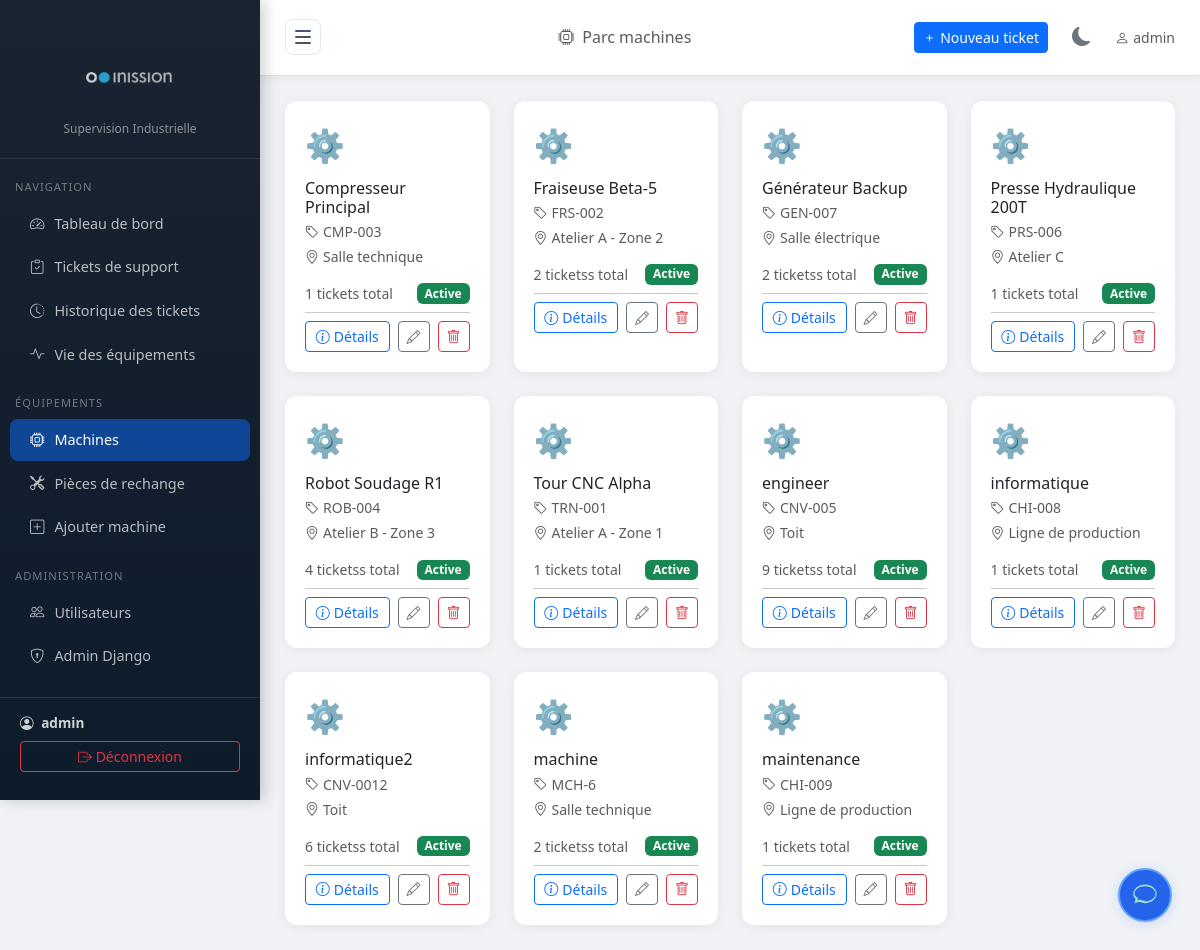
Before: /machines/ (signed in) with the older database file.
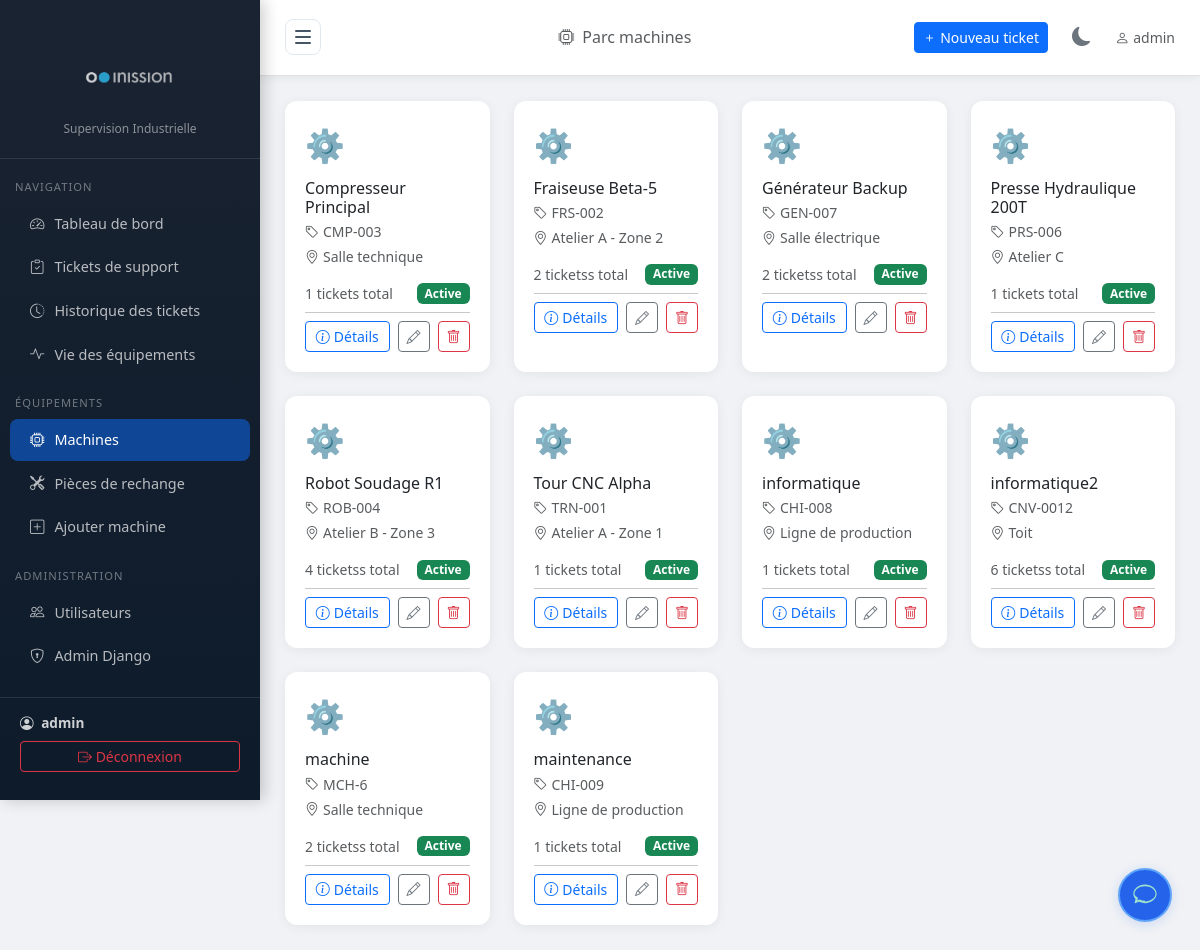
After: the same page with the newer database file.
### tickets/models.py (models this page shows, shortened)
class Machine(models.Model):
    nom = models.CharField(max_length=200, verbose_name="Nom de la machine")
    reference = models.CharField(max_length=100, unique=True, verbose_name="Référence")
    localisation = models.CharField(max_length=200, verbose_name="Localisation / Zone")
    description = models.TextField(blank=True, verbose_name="Description")
    actif = models.BooleanField(default=True, verbose_name="Active")
    date_installation = models.DateField(null=True, blank=True, verbose_name="Date d'installation")
    department = models.ForeignKey('Department', on_delete=models.SET_NULL, null=True, blank=True, verbose_name="Département associé")
    operator = models.ForeignKey('OperatorProfile', on_delete=models.SET_NULL, null=True, blank=True, verbose_name="Opérateur assigné")
    manuel_pdf = models.FileField(upload_to='machines/manuals/', blank=True, null=True, verbose_name="Manuel d'utilisation (PDF)")
    manuel_texte = models.TextField(blank=True, null=True, verbose_name="Manuel d'utilisation (texte)")
    class Meta:
        verbose_name = "Machine"
        verbose_name_plural = "Machines"
        ordering = ['nom']

### tickets/views.py (the view, shortened to what this page needs)
# urls.py: path('machines/', views.machine_list, name='machine_list'),
@login_required
def machine_list(request):
    user = request.user
    profile = getattr(user, 'operatorprofile', None)
    if is_admin_or_supervisor(user):
        if profile and profile.role == 'superviseur' and profile.department:
            machines_qs = Machine.objects.filter(department=profile.department).annotate(
                nb_demandes=Count('ticketsupport'),
                nb_ouvertes=Count('ticketsupport', filter=Q(ticketsupport__statut__in=['en_attente', 'validee', 'en_cours']))
            ).order_by('nom')
        else:
            machines_qs = Machine.objects.annotate(
                nb_demandes=Count('ticketsupport'),
                nb_ouvertes=Count('ticketsupport', filter=Q(ticketsupport__statut__in=['en_attente', 'validee', 'en_cours']))
            ).order_by('nom')
    paginator = Paginator(machines_qs, 24)
    page = request.GET.get('page')
    try:
        machines = paginator.page(page)
    except PageNotAnInteger:
        machines = paginator.page(1)
    except EmptyPage:
        machines = paginator.page(paginator.num_pages)
    return render(request, 'tickets/machine_list.html', {
        'machines': machines,
        'paginator': paginator,
        'sysmon_enabled': getattr(settings, 'SYSMON_ENABLED', False),
        'sysmon_url': getattr(settings, 'SYSMON_URL', 'https://localhost:8888/')
    })

### tickets/templatetags/permissions.py (called while the page is built)
@register.filter
def is_admin_or_supervisor(user):
    if user.is_superuser or user.is_staff:
        return True
    profile = getattr(user, 'operatorprofile', None)
    return profile and profile.role == 'superviseur'

### tickets/views.py (called while the page is built)
def is_admin_or_supervisor(user):
    if user.is_superuser or user.is_staff:
        return True
    profile = getattr(user, 'operatorprofile', None)
    return profile and profile.role == 'superviseur'

### tickets/templates/tickets/machine_list.html (shortened to what this page needs)
{% extends 'tickets/base.html' %}
{% load permissions %}
{% load static %}
{% block page_title %}<i class="bi bi-cpu me-2"></i>Parc machines{% endblock %}
{% block extra_css %}
<link rel="stylesheet" href="{% static 'css/sysmon-modal.css' %}">
{% endblock %}
{% block content %}
<div class="row g-4">
    {% for machine in machines %}
    <div class="col-md-4 col-lg-3">
        <div class="stat-card h-100" data-machine-id="{{ machine.pk }}" style="position:relative;">
            <div style="font-size:2rem;margin-bottom:10px;">
                {% if machine.actif %}⚙️{% else %}🔴{% endif %}
            </div>
            <h6 class="mb-1">{{ machine.nom }}</h6>
            <p class="text-muted small mb-1">
                <i class="bi bi-tag me-1"></i>{{ machine.reference }}
            </p>
            <p class="text-muted small mb-3">
                <i class="bi bi-geo-alt me-1"></i>{{ machine.localisation }}
            </p>
            <div class="d-flex justify-content-between align-items-center">
                <small class="text-muted" data-field="nb_demandes">{{ machine.nb_demandes }} tickets{{ machine.nb_demandes|pluralize }} total</small>
                <span class="badge {% if machine.actif %}bg-success{% else %}bg-secondary{% endif %}" data-field="status">
                    {% if machine.actif %}Active{% else %}Inactive{% endif %}
                </span>
            </div>
            <hr class="my-2">
            <div class="d-flex gap-2">
                <button class="btn btn-sm btn-outline-primary flex-grow-1"
                        data-bs-toggle="modal"
                        data-bs-target="#machineDetailModal"
                        data-machine-id="{{ machine.pk }}">
                    <i class="bi bi-info-circle me-1"></i>Détails
                </button>
                <a href="{% url 'machine_edit' machine.pk %}" class="btn btn-sm btn-outline-secondary">
                    <i class="bi bi-pencil"></i>
                </a>
                {% if user.is_superuser %}
                <a href="{% url 'machine_delete' machine.pk %}" class="btn btn-sm btn-outline-danger"
                   onclick="return confirm('Êtes-vous sûr de vouloir supprimer cette machine ?');">
                    <i class="bi bi-trash"></i>
                </a>
                {% endif %}
            </div>
        </div>
    </div>
    {% empty %}
    <div class="col-12 text-center py-5 text-muted">
        <i class="bi bi-cpu" style="font-size:4rem;display:block;margin-bottom:15px;"></i>
        Aucune machine enregistrée.<br>
        <a href="{% url 'machine_create' %}" class="btn btn-primary mt-3">Ajouter la première machine</a>
    </div>
    {% endfor %}
</div>
{% endblock %}

### tickets/templates/tickets/base.html (shortened to what this page needs)
{% load static %}
{% load permissions %}
<!DOCTYPE html>
<html lang="fr">
<head>
    <link href="https://cdnjs.cloudflare.com/ajax/libs/bootstrap/5.3.2/css/bootstrap.min.css" rel="stylesheet">
    <link href="https://cdnjs.cloudflare.com/ajax/libs/bootstrap-icons/1.11.3/font/bootstrap-icons.min.css" rel="stylesheet">
    {% block extra_css %}{% endblock %}
</head>
<body>
{% if user.is_authenticated %}
<div id="sidebar" class="sidebar d-flex flex-column">
    <div class="sidebar-inner">
    <div class="sidebar-brand flex-shrink-0">
        <img src="{% static 'img/inission.png' %}" alt="Inission Logo" class="brand-icon" style="background: none; width: 150px; height: 100px; object-fit: contain; border-radius: 12px; border: none; box-shadow: none; display: flex; align-items: center; justify-content: center; margin: 0 auto 0;" />
        <small style="margin-top: 0; display: block;">Supervision Industrielle</small>
    </div>
    <nav class="mt-2 flex-grow-1">
        <div class="sidebar-section">Navigation</div>
        <a href="{% url 'dashboard' %}" class="nav-link {% if request.resolver_match.url_name == 'dashboard' %}active{% endif %}">
            <i class="bi bi-speedometer2"></i><span>Tableau de bord</span>
        </a>
        <a href="{% url 'demande_dashboard' %}" class="nav-link {% if 'demande' in request.resolver_match.url_name %}active{% endif %}">
            <i class="bi bi-clipboard-check"></i><span>Tickets de support</span>
        </a>
            <a href="{% url 'ticket_history_list' %}" class="nav-link {% if request.resolver_match.url_name == 'ticket_history_list' %}active{% endif %}">
                <i class="bi bi-clock-history"></i><span>Historique des tickets</span>
            </a>
        <a href="{% url 'viee_dashboard' %}" class="nav-link {% if 'viee' in request.resolver_match.url_name %}active{% endif %}">
            <i class="bi bi-activity"></i><span>Vie des équipements</span>
        </a>
        {% if user|is_admin_or_supervisor %}
        <div class="sidebar-section">Équipements</div>
        <a href="{% url 'machine_list' %}" class="nav-link {% if 'machine' in request.resolver_match.url_name %}active{% endif %}">
            <i class="bi bi-cpu"></i><span>Machines</span>
        </a>
            <a href="{% url 'machine_spare_parts' %}" class="nav-link {% if request.resolver_match.url_name == 'machine_spare_parts' %}active{% endif %}">
                <i class="bi bi-tools"></i><span>Pièces de rechange</span>
            </a>
        <a href="{% url 'machine_create' %}" class="nav-link">
            <i class="bi bi-plus-square"></i><span>Ajouter machine</span>
        </a>
        {% endif %}
        {% if user.is_staff %}
        <div class="sidebar-section">Administration</div>
        <a href="{% url 'user_list' %}" class="nav-link {% if 'user' in request.resolver_match.url_name %}active{% endif %}">
            <i class="bi bi-people"></i><span>Utilisateurs</span>
        </a>
        <a href="/admin/" class="nav-link">
            <i class="bi bi-shield-lock"></i><span>Admin Django</span>
        </a>
        {% endif %}
    </nav>
    <div class="sidebar-footer flex-shrink-0">
        <div class="user-info">
            <i class="bi bi-person-circle me-1"></i>
            <strong>{{ user.get_full_name|default:user.username }}</strong>
        </div>
        <form action="{% url 'logout' %}" method="post" style="margin-top:8px;">
            <button type="submit" class="btn btn-sm btn-outline-danger w-100">
                <i class="bi bi-box-arrow-right"></i> <span>Déconnexion</span>
            </button>
        </form>
    </div>
    </div>
</div>
<div id="main" class="main-content">
    <div class="topbar">
        <button id="toggle-btn" onclick="toggleSidebar()">
            <span></span>
            <span></span>
            <span></span>
        </button>
        <h6 class="mb-0 text-muted">{% block page_title %}{% endblock %}</h6>
        <div class="d-flex align-items-center gap-3">
            <a href="{% url 'demande_create' %}" class="btn btn-primary btn-sm">
                <i class="bi bi-plus"></i> Nouveau ticket
            </a>
            <button class="theme-toggle-btn" onclick="toggleTheme()" title="Basculer le thème">
                <i class="bi bi-moon-fill" id="theme-icon"></i>
            </button>
            <span class="text-muted small"><i class="bi bi-person me-1"></i>{{ user.username }}</span>
        </div>
    </div>
    <div class="page-content">
        {% block content %}{% endblock %}
    </div>
</div>
{% endif %}
{% if user.is_authenticated %}
{% include "tickets/chatbot_widget.html" %}
{% endif %}
</body>
</html>

### tickets/templates/tickets/chatbot_widget.html (shortened to what this page needs)
{% load static %}
<button id="cb-btn" onclick="cbToggle()" title="Assistant Maintenance">
</button>

### tickets/templates/tickets/base.html (style rules this page uses)
:root { --sidebar-width: 260px; --primary: #1a2332; --accent: #0d6efd; --danger: #dc3545; }
body { background: #f0f2f5; font-family: 'Segoe UI', sans-serif; }
.sidebar { width: var(--sidebar-width); min-width: var(--sidebar-width); background: linear-gradient(180deg, #1a2332 0%, #0d1b2a 100%); min-height: 100vh; position: fixed; top: 0; left: 0; z-index: 1000; overflow-y: auto; overflow-x: hidden; box-shadow: 4px 0 15px rgba(0,0,0,0.2); max-height: 100vh; transition: width 0.3s ease, min-width 0.3s ease; }
.sidebar-inner { width: var(--sidebar-width); transition: width 0.3s ease; }
.sidebar-brand { padding: 20px; border-bottom: 1px solid rgba(255,255,255,0.1); text-align: center; }
.sidebar-brand small { color: rgba(255,255,255,0.5); font-size: 0.75rem; }
.sidebar-brand .brand-icon { width: 50px; height: 50px; background: white; border-radius: 12px; display: flex; align-items: center; justify-content: center; margin: 0 auto 10px; font-size: 1.5rem; position: relative; border: 2px solid #e0e0e0; }
.sidebar-brand .brand-icon::before { content: ''; position: absolute; width: 16px; height: 16px; border: 3px solid #000; border-radius: 50%; left: 8px; top: 50%; transform: translateY(-50%); }
.sidebar-brand .brand-icon::after { content: ''; position: absolute; width: 16px; height: 16px; background: #00a896; border-radius: 50%; right: 8px; top: 50%; transform: translateY(-50%); }
#toggle-btn { width: 36px; height: 36px; background: white; border: 1px solid #e2e8f0; border-radius: 8px; cursor: pointer; display: flex; flex-direction: column; align-items: center; justify-content: center; gap: 4px; transition: all 0.3s ease; margin-right: 15px; flex-shrink: 0; }
#sidebar:not(.collapsed) ~ #main { margin-left: var(--sidebar-width); }
#toggle-btn span { display: block; width: 16px; height: 2px; background: #475569; border-radius: 2px; transition: transform 0.3s, opacity 0.3s; }
.sidebar-section { padding: 10px 15px 5px; font-size: 0.7rem; color: rgba(255,255,255,0.4); text-transform: uppercase; letter-spacing: 1px; margin-top: 10px; }
.sidebar .nav-link { color: rgba(255,255,255,0.7); padding: 10px 20px; border-radius: 8px; margin: 2px 10px; font-size: 0.9rem; transition: all 0.2s; display: flex; align-items: center; gap: 10px; }
.sidebar .nav-link:hover, .sidebar .nav-link.active { background: rgba(13,110,253,0.3); color: #fff; }
.sidebar .nav-link.active { background: rgba(13,110,253,0.5); }
.sidebar-footer { padding: 15px 20px; border-top: 1px solid rgba(255,255,255,0.1); margin-top: 20px; }
.user-info { color: rgba(255,255,255,0.8); font-size: 0.85rem; }
.main-content { margin-left: var(--sidebar-width); min-height: 100vh; transition: margin-left 0.3s; }
.topbar { background: white; padding: 15px 25px; border-bottom: 1px solid #e0e0e0; box-shadow: 0 2px 10px rgba(0,0,0,0.05); display: flex; align-items: center; justify-content: space-between; }
.page-content { padding: 25px; }
.stat-card { background: white; border-radius: 12px; padding: 20px; box-shadow: 0 2px 12px rgba(0,0,0,0.06); border: none; transition: transform 0.2s; }
.theme-toggle-btn { background: none; border: none; color: #6c757d; font-size: 1.2rem; cursor: pointer; padding: 8px; border-radius: 6px; transition: all 0.3s ease; display: flex; align-items: center; justify-content: center; }

### tickets/templates/tickets/chatbot_widget.html (style rules this page uses)
#cb-btn { position: fixed; bottom: 28px; right: 28px; width: 54px; height: 54px; border-radius: 50%; background: #2563eb; color: #fff; border: 2px solid #60a5fa; font-size: 22px; cursor: pointer; z-index: 1000; display: flex; align-items: center; justify-content: center; box-shadow: 0 2px 12px rgba(37,99,235,.18); transition: transform .15s; }

Changed rows visible on the page:
removed Machine: nom "engineer", reference "CNV-005", localisation "Toit", nb_demandes "9", actif "Active"
